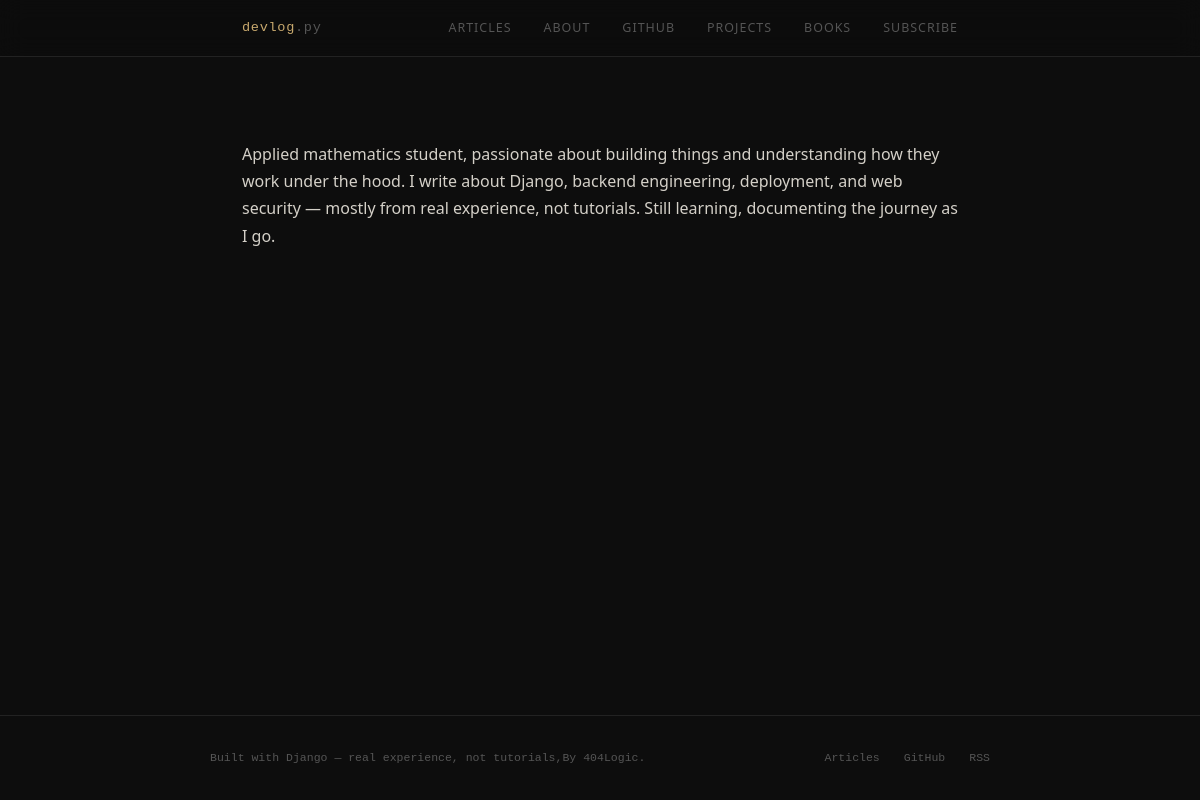
Page /my_profile/ on the earlier database version.
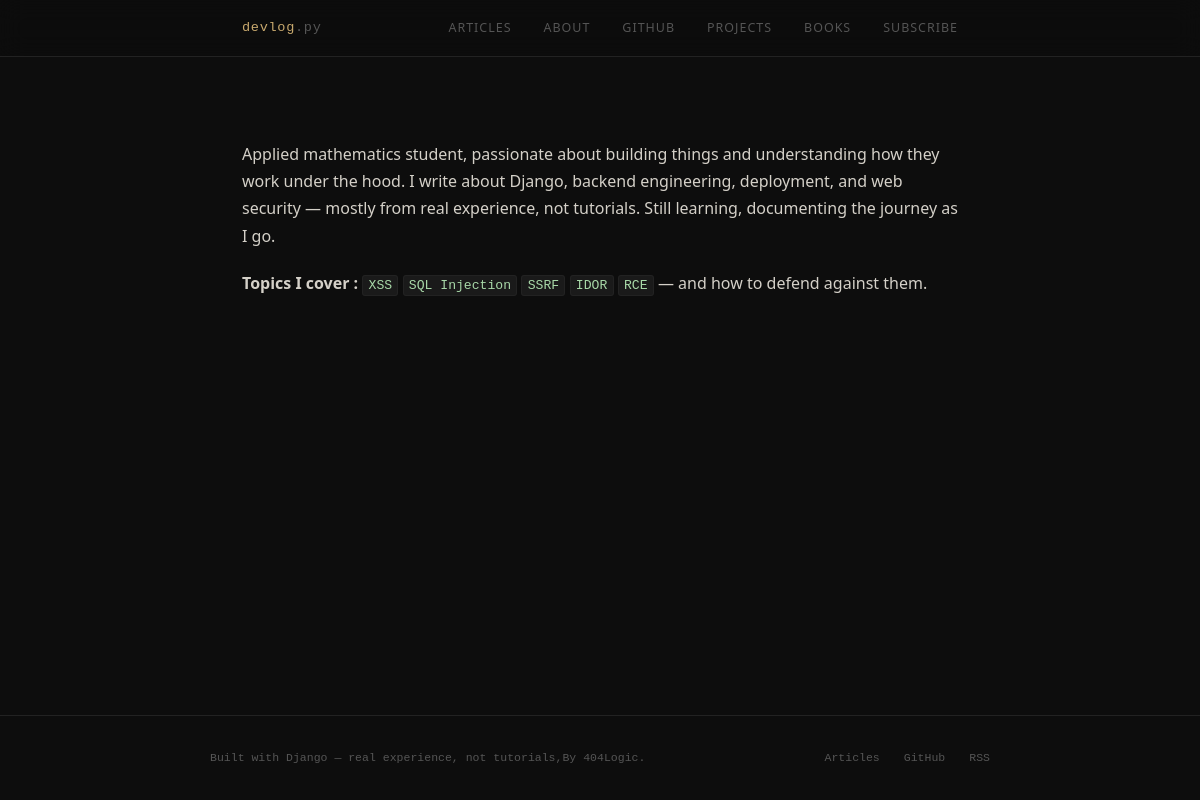
Same page on the later database version.
### my_profile/models.py (models this page shows, shortened)
class Profile(models.Model):
    bio_description = models.TextField(null=False)
    github_link = models.URLField(max_length=50, unique=True, null=True, blank=True)
    linkedin_link = models.URLField(max_length=50, unique=True, null=True, blank=True)

### my_profile/views.py (the view)
# urls.py: path('',views.my_profile_presentation,name='my_profile'),
def my_profile_presentation(request):
    profile = get_object_or_404(Profile,pk=1)
    profile.content_rendered = render_markdown(profile.bio_description)
    return render(request,'my_profile/personal.html',{'profile':profile})

### post/views.py (called while the page is built)
def render_markdown(content):
    return markdown.markdown(
        content,
        extensions=['fenced_code', 'codehilite','tables']
    )

### my_profile/templates/my_profile/personal.html
{% extends "base.html" %}
{% block content %}
    <p> {{profile.content_rendered | safe}} </p>
{% endblock %}

Differences in the rows shown:
changed Profile: content_rendered "…journey as I go." → "…journey as I go. Topics I cover : XSS SQL Injection SSRF IDOR RCE — and how to defend against them."
